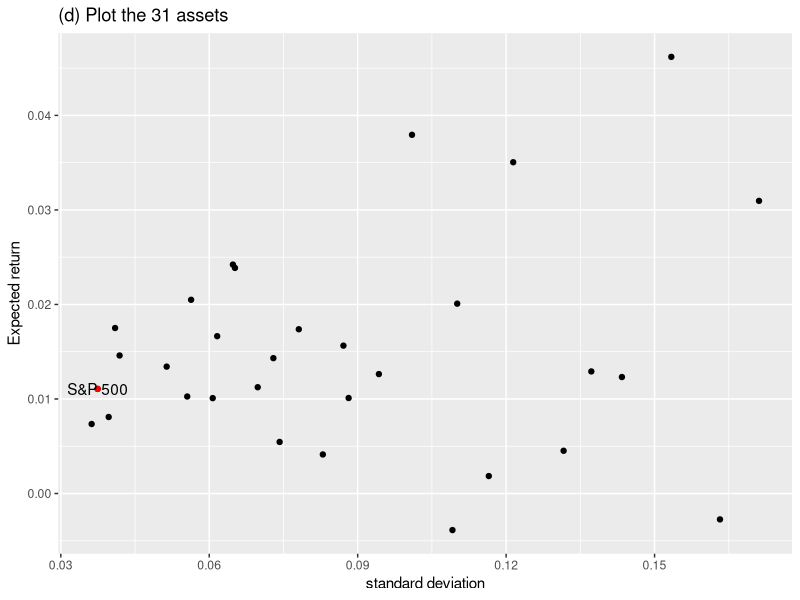
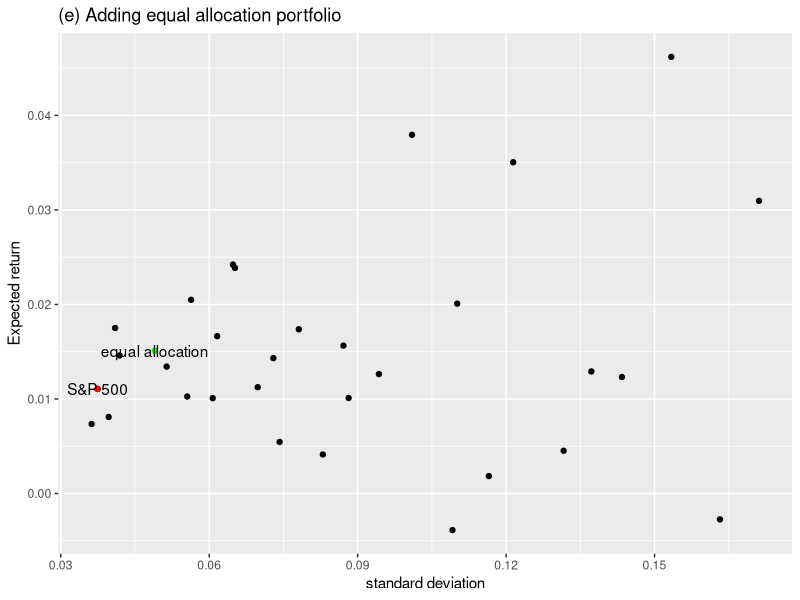
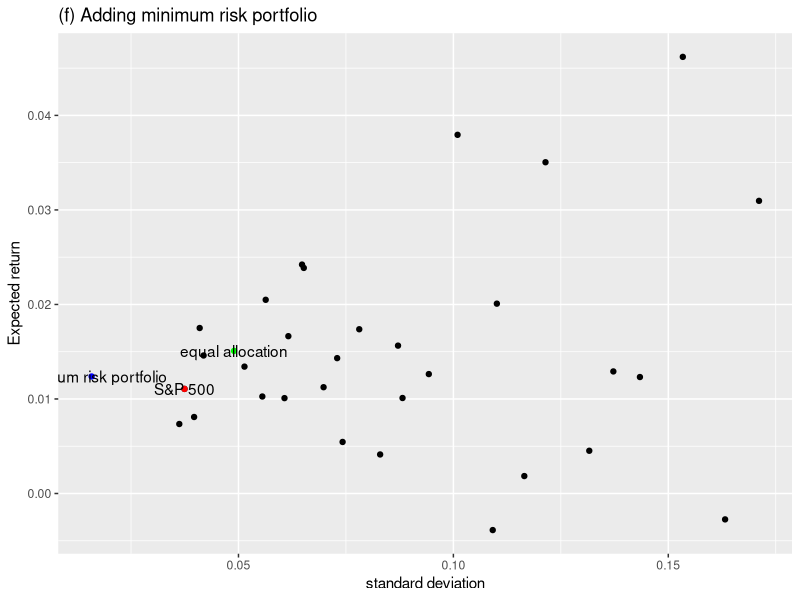
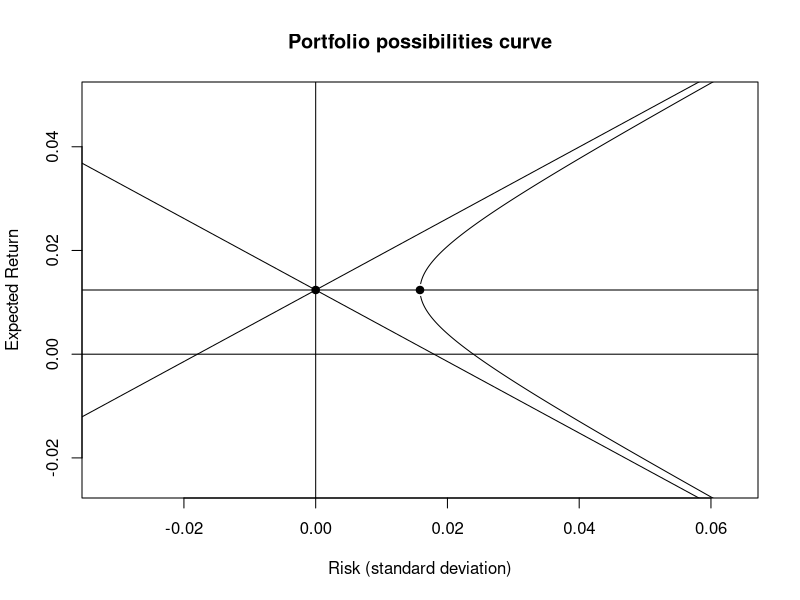
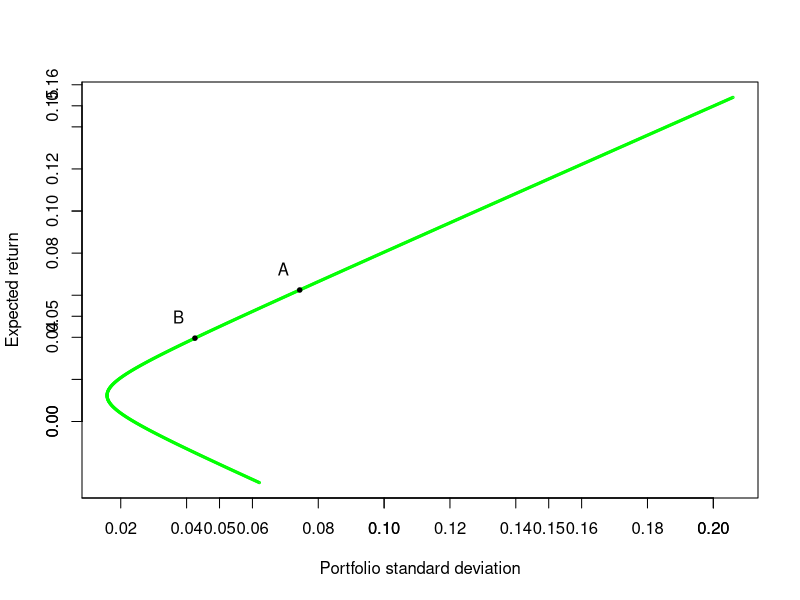
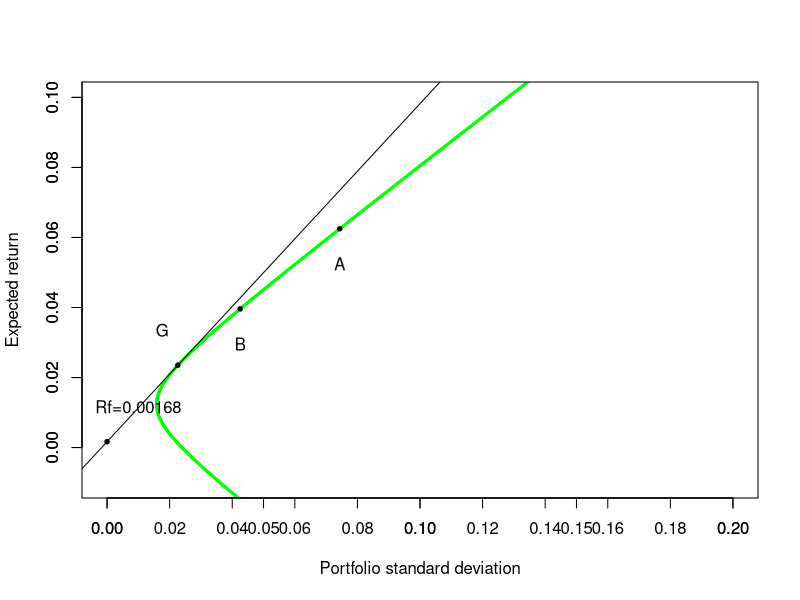
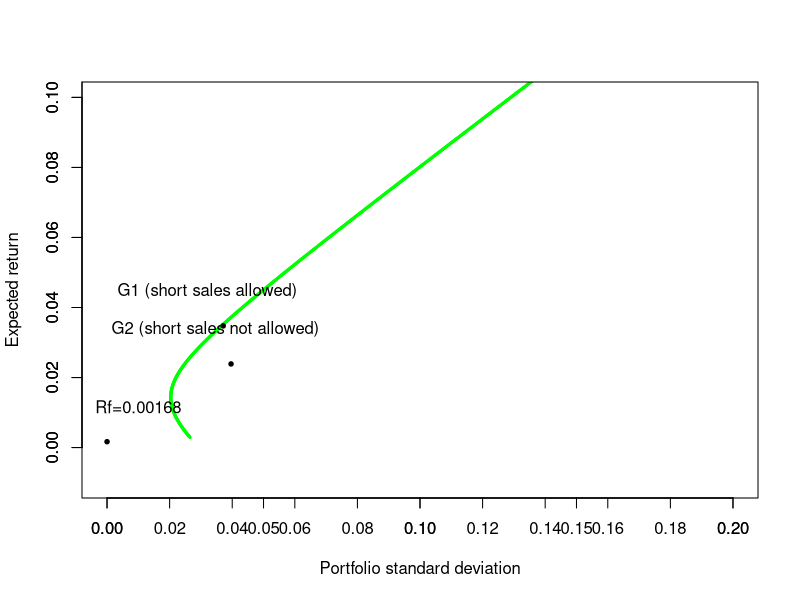
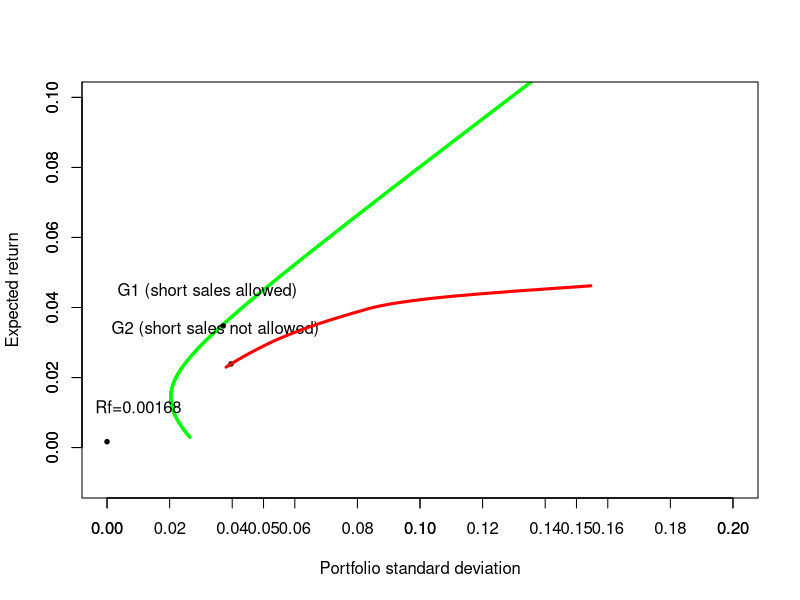

R code for these plots, in order:
## ---- chunk 1
## (a)
# ^GSPC,
#GOOG,BIDU,CHKP,ADP,SOHU,NATI,
#SA,EEQ,OII,TOT,OMN,KOP,
#LCI,VIVO,HALO,WST,WCG,ABT,
#PNC,MA,DB,IX,BAF,VLT,
#F,NKE,NAV,MAT,WWW,KS

#Read your csv file:
data <- read.csv("stockData.csv", sep=",", header=TRUE)

## (b)
## training data = first 5 years
train <- data[1:61,]
test <- data[61:99,]
#Convert adjusted close prices into returns:
r0 <-(data[-1,3:ncol(data)]-data[-nrow(data),3:ncol(data)])/
  data[-nrow(data),3:ncol(data)]
r <- (train[-1,3:ncol(train)]-train[-nrow(train),3:ncol(train)])/
  train[-nrow(train),3:ncol(train)]

## (c)
#Compute mean of the 31 assets:
means <- colMeans(r)  
#the standard deviations:
sds <- apply(r,2,sd)
#Compute variance covariance matrix:
covmat <- cov(r) 
#means;sds;covmat;

## (d)
#Plot the 31 assets on the space expected return against standard deviation.
library(ggplot2)
mtr = data.frame(means,sds)
sp500 <- mtr[rownames(mtr)=="X.GSPC",]
p = ggplot(mtr, aes(x=sds, y=means)) + 
  geom_point()+geom_point(data=sp500, colour="red")+
  geom_text(data=sp500,label="S&P 500")+ 
  labs(x = "standard deviation",y="Expected return")
p1 = p+ggtitle("(d) Plot the 31 assets ")
p1

## (e) 
#equal allocation using 30 stocks
x_ea=matrix(rep(1/30,30),nrow=30)
covmat2=cov(r[,2:31])
sd_ea=sqrt(t(x_ea)%*%covmat2%*%x_ea)
r_ea=mean(means[2:31])
mtr[nrow(mtr)+1,]=c(r_ea,sd_ea)
eq_all <- mtr[rownames(mtr)=="32",]
p2 = p+  geom_point(data=eq_all, colour="green")+
  geom_text(data=eq_all,label="equal allocation")
p2+ggtitle("(e) Adding equal allocation portfolio ")

## (f)
#Add on the plot the minimum risk portfolio.
covmat2=cov(r[,2:31])
ones=matrix(rep(1,nrow(covmat2)),nrow=nrow(covmat2))
x=(solve(covmat2)%*%ones)/as.numeric((t(ones)%*%solve(covmat2)%*%ones))
r_min = t(ones)%*%solve(covmat2)%*%matrix(means[2:31],nrow=30)/
  as.numeric((t(ones)%*%solve(covmat2)%*%ones))
sd_min = sqrt(1/as.numeric((t(ones)%*%solve(covmat2)%*%ones)))
mtr[nrow(mtr)+1,]=c(r_min,sd_min)
min_pf<- mtr[rownames(mtr)=="33",]
p3 = p2+ggtitle("(f) Adding minimum risk portfolio")+
  geom_point(data=min_pf, colour="blue")+
  geom_text(data=min_pf,label="minimum risk portfolio")
p3
## ---- chunk 2
## Updated on 11 April

## Trace out the efficient frontier using two different methods:
#  (1) Hyperbola
cov.matrix <- covmat2
means <-means[2:31]
  inv <- solve(cov.matrix)
  temp <- 0
  for(i in 1:length(means)){
    for(j in 1:length(means)){
    temp <- temp + inv[i, j] * means[j]
    }
}
  A <- temp

  temp <- 0
  for(i in 1:length(means)){
    for(j in 1:length(means)){
      temp <- temp + inv[i, j] * means[i] * means[j]
    }
}
B <- temp

temp <- 0
for(i in 1:length(means)){
  for(j in 1:length(means)){
    temp <- temp + inv[i, j]
	} 
}
C <- temp

temp <- 0
D <- B*C - A^2


  plot(0, A/C, main = "Portfolio possibilities curve", xlab = "Risk (standard deviation)",
  ylab = "Expected Return", type = "n",
  xlim = c(-2*sqrt(1/C), 4*sqrt(1/C)), 
  ylim = c(-2*A/C, 4*A/C))
  
#Plot center of the hyperbola:
    points(0, A/C, pch = 19)

#Plot transverse and conjugate axes:
    abline(v = 0) #Also this is the y-axis.
    abline(h = A/C)

#Plot the x-axis:
    abline(h = 0)
    
#Plot the minimum risk portfolio:
    points(sqrt(1/C), A/C, pch=19)
    
#Find the asymptotes:
    V <- seq(-1, 1, 0.001)
    A1 <- A/C + V * sqrt(D/C)
    A2 <- A/C - V * sqrt(D/C)
    points(V, A1, type = "l")
    points(V, A2, type = "l")

#Efficient frontier:
    minvar <- 1/C
    minE <- A/C
    sdeff <- seq((minvar)^0.5, 1, by = 0.0001)
    options(warn = -1)
    y1 <- (A + sqrt(D*(C*sdeff^2 - 1)))*(1/C) 
    y2 <- (A - sqrt(D*(C*sdeff^2 - 1)))*(1/C) 
    options(warn = 0)

    points(sdeff, y1, type = "l")
    points(sdeff, y2, type = "l")
    
# (2) Finding two portfolios on the efficient frontier first

#Trace out the efficient frontier.  We need to find two portfolios on the efficient frontier:

#Construct the variance-covariance matrix:
var_covar <- cov.matrix

#Construct the vector of the expected returns: 
R_ibar <- means

#Choose two risk free rates:
Rf1 <- 0.010
Rf2 <- 0.008

#Construct the vectors RA and RB: 
RA <- R_ibar-Rf1
RB <- R_ibar-Rf2

#Find the composition of the two portfolios A, B:
zA <- solve(var_covar) %*% RA
xA <- zA/sum(zA)

zB <- solve(var_covar) %*% RB
xB <- zB/sum(zB)


#Compute the expected return and variance of portfolios A and B.  Also compute the covariance between portfolio A an B:
RA_bar <- t(xA) %*% R_ibar
RB_bar <- t(xB) %*% R_ibar
var_A <- t(xA) %*% var_covar %*% xA
var_B <- t(xB) %*% var_covar %*% xB
cov_AB <- t(xA) %*% var_covar %*% xB
sd_A <- var_A^.5
sd_B <- var_B^.5

#We can find now the portfolio possibilities curve by treating portfolios A and B as two stocks:

xa <- seq(-3, 5, 0.01)
xb <- 1-xa

#Compute the expected return and standard deviation for each combination of xa, xb:
sigma_p <- (xa^2*var_A + xb^2*var_B+ 2*xa*xb*cov_AB)^.5

rp_bar <- xa*RA_bar + xb*RB_bar

#Plot:
plot(sigma_p, rp_bar,  xlab="Portfolio standard deviation", ylab="Expected return", cex=0.3, col="green")

axis(1, at=seq(0, 0.2, 0.02))
axis(2, at=seq(0, 0.35, 0.02))

points(sd_A, RA_bar, col="black", pch=19, cex=0.6)
points(sd_B, RB_bar, col="black", pch=19, cex=0.6)

text(sd_A-0.005, RA_bar+0.01, "A")
text(sd_B-0.005, RB_bar+0.01, "B")

# 3. Use appropriate value of Rf to find the point of tangency. Draw the tangent line (CAL). Rf=0.00168

#Compute the inverse of the variance-covariance matrix:
var_covar_inv <- solve(var_covar)

#Create the vector R:
Rf <- 0.00168
R <- R_ibar-Rf

#Compute the vector Z:
z <- var_covar_inv %*% R

#Compute the vector X:
x <- z/sum(z)

#Compute the expected return of portfolio G:
R_Gbar <- t(x) %*% R_ibar
R_Gbar

#Compute the variance and standard deviation of portfolio G:
var_G <- t(x) %*% var_covar %*% x
var_G

sd_G <- var_G^0.5
sd_G

#Compute the slope:
slope <- (R_Gbar-Rf)/(sd_G)
slope

#plot
plot(sigma_p, rp_bar,  xlab="Portfolio standard deviation", ylab="Expected return", cex=0.3, col="green",xlim = c(0,0.2),ylim = c(-0.01,0.1))

axis(1, at=seq(0, 0.2, 0.02))
axis(2, at=seq(0, 0.35, 0.02))

points(sd_A, RA_bar, col="black", pch=19, cex=0.6)
points(sd_B, RB_bar, col="black", pch=19, cex=0.6)
points(sd_G, R_Gbar, col="black", pch=19, cex=0.6)
points(0, Rf, col="black", pch=19, cex=0.6)

text(sd_A, RA_bar-0.01, "A")
text(sd_B, RB_bar-0.01, "B")
text(sd_G-0.005, R_Gbar+0.01, "G")
text(0.01, Rf+0.01, "Rf=0.00168")

abline(Rf,(R_Gbar-Rf)/sd_G)

## ---- chunk 3
## Updated on 16 April.
# (1) compute estimates for alpha, beta, sigma^2 by regressing each stock’s return on the S&P 500.

#Get the estimates of alpha, beta and sigma^2:
estimates=matrix(nrow=30,ncol = 3)
for (i in 2:31)
{
  a=r[,i]
  q <- lm(a ~ r$X.GSPC)
  estimates[i-1,1]=q$coefficients[1]
  estimates[i-1,2]=q$coefficients[2]
  estimates[i-1,3]=sum(q$residuals^2)/(length(a)-2)
}

estimates=data.frame("alpha"=estimates[1:30,1],"beta"=estimates[1:30,2],"variance of random error term"=estimates[1:30,3])
estimates;

# (2) Construct the 30 × 30 variance covariance matrix based on the single index model.

var_M = var(r$X.GSPC)
covmat=matrix(nrow=30,ncol = 30)
for (i in 1:30)
{
  for (j in 1:30)
  {
    if (i==j){
      covmat[i,j]=estimates[i,2]^2*var_M+estimates[i,3];}
    else
      {covmat[i,j]=estimates[i,2]*estimates[j,2]*var_M;}
  }
}
covmat;


# (3) Adjust the betas
## two periods
# period 1:  01-Jan-2010 to 01-Jan-2015
# period 2: 01-Jan-2015 to 01-Apr-2018
a1 <- r0[1:60,1:31]
a2 <- r0[61:98,1:31]

#Initialize the vectors and matrices.
#Period 1:
beta1 <- rep(0,30)
var_beta1 <- rep(0,30)
beta_adj1 <- rep(0,30)

#Perform regression of each stock on the index and record beta and the
#variance of beta in period 1:
for(i in 1:30){
q <- lm(data=a1, formula=a1[,i] ~ a1[,1])
beta1[i] <- q$coefficients[2]
var_beta1[i] <- vcov(q)[2,2]
}
#Vasicek’s method:
for(i in 1:30){
beta_adj1[i] <- var_beta1[i]*mean(beta1)/(var(beta1)+var_beta1[i]) +
var(beta1)*beta1[i]/(var(beta1)+var_beta1[i])
}
#Compute betas for period 2:
beta2 <- rep(0,30)

for(i in 1:30){
q <- lm(data=a2, formula=a2[,i] ~ a2[,1])
beta2[i] <- q$coefficients[2]
 }

betas <- as.data.frame(cbind(beta1, beta2, beta_adj1))
blume <- lm(betas$beta2 ~ betas$beta1)
beta3 <- blume$coefficients[1]+blume$coefficients[2]*beta2

## Blume
compare_beta = data.frame("Blume_beta"=beta3)
## Vasicek
compare_beta$Vasicek_beta=beta_adj1
compare_beta;
## commpute PRESS for Vasicek technique
PRESS <- sum((beta_adj1-beta2)^2)/30
PRESS
## ---- chunk 4
## Updated on 30 April.
## initialize
data <- read.csv("stockData.csv", sep=",", header=TRUE)

## training data = first 5 years
train <- data[1:61,]
test <- data[61:99,]
#Convert adjusted close prices into returns:
r0 <-(data[-1,3:ncol(data)]-data[-nrow(data),3:ncol(data)])/
  data[-nrow(data),3:ncol(data)]
r <- (train[-1,3:ncol(train)]-train[-nrow(train),3:ncol(train)])/
  train[-nrow(train),3:ncol(train)]

#Compute mean of the 31 assets:
means <- colMeans(r)  
#the standard deviations:
sds <- apply(r,2,sd)
#Compute variance covariance matrix:
covmat <- cov(r) 

cov.matrix <- cov(r[,2:31])
means <-means[2:31]

#Get the estimates of alpha, beta and sigma^2:
estimates=matrix(nrow=30,ncol = 3)
for (i in 2:31)
{
  a=r[,i]
  q <- lm(a ~ r$X.GSPC)
  estimates[i-1,1]=q$coefficients[1]
  estimates[i-1,2]=q$coefficients[2]
  estimates[i-1,3]=sum(q$residuals^2)/(length(a)-2)
}

estimates=data.frame("alpha"=estimates[1:30,1],"beta"=estimates[1:30,2],"variance of random error term"=estimates[1:30,3])
estimates;
r$BAF <- NULL
estimates <-estimates[-23,]

## (a)
# Use only the stocks with positive betas in your data.
# So I drop the #23(BAF stock) who has the nagetive beta=-0.2811895, we have 29 stocks now with X.GSPC

# step 1 and 2

# Rank the stocks based on the excess return to beta ratio and complete the entire table based on handout
means=colMeans(r)[2:30]
#covmat <- cov(r[,2:30]) 
## Project 6 (a)
Rf <- 0.00168
  estimates$bar_R=means
beta=estimates[,2]

var_M = var(r$X.GSPC)
R2beta = (means-Rf)/beta
estimates$R2beta=R2beta

rr=as.data.frame(t(rbind(r[,2:30],R2beta)))

rr_SIM=rr[order(rr$`611`,decreasing = TRUE),]
rr_SIM=rr_SIM[,-61]
find_table=function(means,r,estimates,Rf){
  estimates$bar_R=means
beta=estimates[,2]

var_M = var(r$X.GSPC)
R2beta = (means-Rf)/beta
estimates$R2beta=R2beta
table0 <- estimates[order(R2beta,decreasing = TRUE),]
# step 3
COL1 = (table0$bar_R-Rf)*table0$beta/table0$variance.of.random.error.term
table0$COL1=COL1
for (i in 1:length(beta)){
  table0$COL2[i]=sum(COL1[1:i])
}
COL3 = table0$beta^2/table0$variance.of.random.error.term
table0$COL3=COL3
for (i in 1:length(beta)){
  table0$COL4[i]=sum(COL3[1:i])
}
COL5=var_M*table0$COL2/(1+var_M*table0$COL4)
table0$COL5=COL5

return(table0)
}

table_SIM=find_table(means,r,estimates,Rf)
 
## (b) 
# Find the composition of the point of tangency with short sales allowed.
# C* is the last element in the last column


compute_g_SIM=function(means,r,estimates,Rf,flag_){
  table0=find_table(means,r,estimates,Rf)
  var_M=var(r$X.GSPC)
covmat_new=matrix(nrow=29,ncol = 29)
for (i in 1:29)
{
  for (j in 1:29)
  {
    if (i==j){
      covmat_new[i,j]=table0$beta[i]^2*var_M+table0$variance.of.random.error.term[i];}
    else
      {covmat_new[i,j]=table0$beta[i]*table0$beta[j]*var_M;}
  }
}
## short sale allowed
if (flag_==1)
  {C_=table0$COL5[29]
  z = table0$beta/table0$variance.of.random.error.term*(table0$R2beta-C_)
  x <- z/sum(z)
  R_Gbar <- t(x) %*% table0$bar_R
  var_G <- t(x) %*% covmat_new %*% x
  sd_G <- var_G^0.5}else{
## short sale not allowed
  table1 = table0[1:which(table0$COL5==max(table0$COL5)), ]
  z = table1$beta/table1$variance.of.random.error.term*(table1$R2beta-max(table0$COL5))
  x <- z/sum(z)
  R_Gbar <- t(x) %*% table1$bar_R
  var_G <- t(x) %*% covmat_new[1:which(table0$COL5==max(table0$COL5)), 1:which(table0$COL5==max(table0$COL5))] %*% x
  sd_G <- var_G^0.5
  }
result=data.frame(x,sd_G,R_Gbar)
return(result)

}
a=compute_g_SIM(means,r,estimates,Rf,flag_=1)
x_SIM_SS=a$x
sd_G1=a$sd_G[1]
sd_SIM_SS=sd_G1
R_G1bar=a$R_Gbar[1]
covmat_new=a[1:dim(a)[1],3:dim(a)[2]]

b=compute_g_SIM(means,r,estimates,Rf,flag_=0)
x_SIM_NSS=b$x
sd_G2=b$sd_G[1]
sd_SIM_NSS=sd_G2
R_G2bar=b$R_Gbar[1]

# plot the two points
covmat2=cov(r[,2:30])
var_covar <- covmat2
R_ibar <- means
Rf1 <- 0.010
Rf2 <- 0.008
RA <- R_ibar-Rf1
RB <- R_ibar-Rf2
zA <- solve(var_covar) %*% RA
xA <- zA/sum(zA)
zB <- solve(var_covar) %*% RB
xB <- zB/sum(zB)
RA_bar <- t(xA) %*% R_ibar
RB_bar <- t(xB) %*% R_ibar
var_A <- t(xA) %*% var_covar %*% xA
var_B <- t(xB) %*% var_covar %*% xB
cov_AB <- t(xA) %*% var_covar %*% xB
sd_A <- var_A^.5
sd_B <- var_B^.5
xa <- seq(-3, 5, 0.01)
xb <- 1-xa
sigma_p <- (xa^2*var_A + xb^2*var_B+ 2*xa*xb*cov_AB)^.5

rp_bar <- xa*RA_bar + xb*RB_bar


#plot
plot(sigma_p, rp_bar,  xlab="Portfolio standard deviation", ylab="Expected return", cex=0.3, col="green",xlim = c(0,0.2),ylim = c(-0.01,0.1))

axis(1, at=seq(0, 0.2, 0.02))
axis(2, at=seq(0, 0.35, 0.02))

points(sd_G1, R_G1bar, col="black", pch=19, cex=0.6)
points(sd_G2, R_G2bar, col="black", pch=19, cex=0.6)
points(0, Rf, col="black", pch=19, cex=0.6)

text(sd_G1-0.005, R_G1bar+0.01, "G1 (short sales allowed)")
text(sd_G2-0.005, R_G2bar+0.01, "G2 (short sales not allowed)")
text(0.01, Rf+0.01, "Rf=0.00168")

result=cbind(sigma_p,rp_bar)

## (c)
#  draw the e cient frontier when short sale are not allowed
sd_G=c()
R_Gbar=c()
Rf_=seq(0,0.04,by=0.001)
for (i in 1:length(Rf_)){
  Rf=Rf_[i]
b=compute_g_SIM(means,r,estimates,Rf,flag_=0)
sd_G[i]=b$sd_G[1]
R_Gbar[i]=b$R_Gbar[1]
}
## plot

plot(sigma_p, rp_bar,  xlab="Portfolio standard deviation", ylab="Expected return", cex=0.3, col="green",xlim = c(0,0.2),ylim = c(-0.01,0.1))

axis(1, at=seq(0, 0.2, 0.02))
axis(2, at=seq(0, 0.35, 0.02))

points(sd_G1, R_G1bar, col="black", pch=19, cex=0.6)
points(sd_G2, R_G2bar, col="black", pch=19, cex=0.6)
points(0, 0.00168, col="black", pch=19, cex=0.6)

text(sd_G1-0.005, R_G1bar+0.01, "G1 (short sales allowed)")
text(sd_G2-0.005, R_G2bar+0.01, "G2 (short sales not allowed)")
text(0.01, 0.00168+0.01, "Rf=0.00168")

lines(sd_G,R_Gbar,col="red",lwd=3)
#table0
## ---- chunk 5
# Project5 New! Updated on 07 May.
# constant correlation model
## (a)
means=colMeans(r)[2:30]
Rf <- 0.00168
#Compute the average correlation:
rho <- (sum(cor(r[,2:30]))-29)/(29*28)

## Project 6 (a)
  table0=data.frame(r=means)
  table0$r_rf=means-Rf
  table0$sigma=apply(r[,2:30],2,sd)
  r2sigma=(table0$r_rf)/table0$sigma
  rr=as.data.frame(t(rbind(r[,2:30],r2sigma)))
  rr_CCM=rr[order(rr$`611`,decreasing = TRUE),]
  rr_CCM=rr_CCM[,-61]
  
  
find_table_ccm=function(means,r,Rf,rho){
  table0=data.frame(r=means)
  table0$r_rf=means-Rf
  table0$sigma=apply(r[,2:30],2,sd)
  beta=matrix(nrow=29,ncol = 1)
  #Get beta:
for (i in 2:30)
{
  a=r[,i]
  q <- lm(a ~ r$X.GSPC)
  beta[i-1,1]=q$coefficients[2]
}
  table0$beta=beta
  table0$r2sigma=(table0$r_rf)/table0$sigma
  table0 <- table0[order(-table0$r2sigma),]
  i=seq(1:length(table0$r))
  table0$COL1=unlist(lapply(i,function(x) rho/(1-rho+x*rho)))
  table0$COL2=unlist(lapply(i,function(x) sum(table0$r2sigma[1:x])))
  table0$COL3=table0$COL1*table0$COL2
  
return(table0)
}

table0=find_table_ccm(means,r,Rf,rho)
table_CCM=table0
table0$beta<-NULL;

## (b)
compute_g_CCM=function(means,r,estimates,Rf,flag_,table0){
  # short sale allowed
  if(flag_==1){
    C_=table0$COL3[length(table0$COL3)]
    z=1/((1-rho)*table0$sigma)*(table0$r2sigma-C_)
    x=z/sum(z)
  }else{
  # short sale not allowed
    table1 <- table0[1:which(table0[,7]==max(table0[,7])), ]
    z <- (1/((1-rho)*table1[,3]))*(table1[,4]-table1[,7][nrow(table1)])
    x <- z/sum(z)
  }
return(x)
}
flag_=1
x1=compute_g_CCM(means,r,estimates,Rf,flag_,table0)
x_CCM_SS=x1
flag_=0
x2=compute_g_CCM(means,r,estimates,Rf,flag_,table0)
x_CCM_NSS=x2

#Var-covar matrix based on the constant correlation model:
n=length(table0$r)
mat=matrix(nrow = n,ncol = n)
for(i in 1:n){

	for(j in 1:n){

	if(i==j){
		mat[i,j]=table0[i,3]^2
		} else
                {
	mat[i,j]=rho*table0[i,3]*table0[j,3]
	        }
	        }
                }
#Calculate the expected return and sd of the point of tangency 
#when short sales allowed
sd_p_opt <- (t(x1) %*% mat %*% x1)^.5
sd_CCM_SS=sd_p_opt
R_p_opt <- t(x1) %*% table0[,1]


#Calculate the expected return and sd of the point of tangency 
#when short sales are not allowed
sd_p_opt_no <- (t(x2) %*% mat[1:which(table0[,7]==max(table0[,7])),1:which(table0[,7]==max(table0[,7]))] %*% x2)^.5
R_p_opt_no <- t(x2) %*% table0[1:which(table0[,7]==max(table0[,7])), 1]
sd_CCM_NSS=sd_p_opt_no

#Plot:
covmat2=cov(r[,2:30])
var_covar <- covmat2
R_ibar <- means
Rf1 <- 0.010
Rf2 <- 0.008
RA <- R_ibar-Rf1
RB <- R_ibar-Rf2
zA <- solve(var_covar) %*% RA
xA <- zA/sum(zA)
zB <- solve(var_covar) %*% RB
xB <- zB/sum(zB)
RA_bar <- t(xA) %*% R_ibar
RB_bar <- t(xB) %*% R_ibar
var_A <- t(xA) %*% var_covar %*% xA
var_B <- t(xB) %*% var_covar %*% xB
cov_AB <- t(xA) %*% var_covar %*% xB
sd_A <- var_A^.5
sd_B <- var_B^.5
xa <- seq(-3, 5, 0.01)
xb <- 1-xa
sigma_p <- (xa^2*var_A + xb^2*var_B+ 2*xa*xb*cov_AB)^.5

rp_bar <- xa*RA_bar + xb*RB_bar


plot(sigma_p, rp_bar,  xlab="Portfolio standard deviation", ylab="Expected return", cex=0.3, col="green",xlim = c(0,0.2),ylim = c(-0.01,0.1))
par(new=TRUE)
plot(table0[,3], table0[,1],xlim = c(0,0.2),ylim = c(-0.01,0.1),xlab="Portfolio standard deviation", ylab="Expected return")

points(sd_p_opt,R_p_opt, col="red", pch=19)
points(sd_p_opt_no,R_p_opt_no, col="blue", pch=19)
text(sd_p_opt-0.005, R_p_opt+0.01, "short sale allowed")
text(sd_p_opt_no+0.015, R_p_opt_no+0.005, "short sale not allowed")

## multigroup model holds with short sales allowed
# 5 industries (6,6,6,5,6)
N=c(6,6,6,5,6)
rho=cor(r[,2:30])
rho_=matrix(nrow = 5,ncol = 5)
ind=c(1,7,13,19,24,30)
for(i in 1:5){
  for (j in 1:5){
 rho_[i,j]=mean(rho[ind[i]:(ind[i+1]-1),ind[j]:(ind[j+1]-1)])}
}
# find the optimal portfolio
A=matrix(nrow = 5,ncol = 5)
for(i in 1:5){
  for (j in 1:5){
    if(i==j){
      A[i,j]=1+N[i]*rho_[i,i]/(1-rho_[i,i])
    }
    else{
      A[i,j]=N[i]*rho_[i,j]/(1-rho_[i,i])
    }
  }
}
C=matrix(nrow = 5,ncol = 1)
sigma=apply(r[,2:30],2,sd)
for(i in 1:5){
  C[i]=sum((means[ind[i]:(ind[i+1]-1)]-Rf)/(sigma[ind[i]:(ind[i+1]-1)]*(1-rho_[i,i])))
}
phi=solve(A)%*%C
## cut off points
C_=rho_%*%phi
z=matrix(nrow=29,ncol=1)
for (i in 1:5){
  z[ind[i]:(ind[i+1]-1)]=1/(sigma[ind[i]:(ind[i+1]-1)]*(1-rho_[i,i]))*((means[ind[i]:(ind[i+1]-1)]-Rf)/sigma[ind[i]:(ind[i+1]-1)]-C_[i])
}
x=z/sum(z)
x_MGM_SS=x
cov=cov(r[,2:30])
sd_m_opt <- (t(x) %*% cov %*% x)^.5
sd_MGM_SS=sd_m_opt 
R_m_opt <- t(x) %*% means

plot(sigma_p, rp_bar,  xlab="Portfolio standard deviation", ylab="Expected return", cex=0.3, col="green",xlim = c(0,0.2),ylim = c(-0.01,0.1))
par(new=TRUE)
plot(table0[,3], table0[,1],xlim = c(0,0.2),ylim = c(-0.01,0.1),xlab="Portfolio standard deviation", ylab="Expected return")

points(sd_p_opt,R_p_opt, col="red", pch=19)
points(sd_p_opt_no,R_p_opt_no, col="blue", pch=19)
points(sd_m_opt,R_m_opt, col="orange", pch=19)
text(sd_p_opt-0.005, R_p_opt+0.01, "short sale allowed")
text(sd_p_opt_no+0.015, R_p_opt_no+0.005, "short sale not allowed")
text(sd_m_opt+0.015, R_m_opt+0.005, "multigroup model")
## ---- chunk 6
# New! Updated on 15 May.
# (a) Time plot
r_table=data.frame("S&P500"=r[,1])
sigma_table=data.frame("S&P500"=var(r$X.GSPC)^0.5)
beta_table=data.frame("S&P500"=1)
n=29
## Markovitz: minimize the risk
ones=matrix(rep(1,n),nrow=n)
x_min=(solve(cov)%*%ones)/as.numeric((t(ones)%*%solve(cov)%*%ones))
r_table$min=as.matrix(r[,2:30])%*%x_min
sigma_table$min=sqrt(1/as.numeric((t(ones)%*%solve(cov)%*%ones)))
beta_table$min=as.numeric(x_min)%*%(estimates[,2])
  
## equal allocation
x_ea=matrix(rep(1/n,n),nrow=n)
r_table$ea=as.matrix(r[,2:30])%*%x_ea
sigma_table$ea=sqrt(t(x_ea)%*%cov%*%x_ea)
beta_table$ea=as.numeric(x_ea)%*%(estimates[,2])
  
## SIM
#a=compute_g_SIM(means,r,estimates,Rf,flag_=1)
#x_SIM_SS=a$x
#sd_SIM_SS=a$sd_G[1]
#R_G1bar=a$R_Gbar[1]
#covmat_new=a[1:dim(a)[1],3:dim(a)[2]]

#b=compute_g_SIM(means,r,estimates,Rf,flag_=0)
#x_SIM_NSS=b$x
#sd_SIM_NSS=b$sd_G[1]
#R_G2bar=b$R_Gbar[1]

r_table$SIM_SS=t(rr_SIM)%*%x_SIM_SS
sigma_table$SIM_SS=sd_SIM_SS
beta_table$SIM_SS=x_SIM_SS%*%table_SIM$beta
  
r_table$SIM_NSS=t(rr_SIM)[,1:length(x_SIM_NSS)]%*%x_SIM_NSS
sigma_table$SIM_NSS=sd_SIM_NSS
beta_table$SIM_NSS=x_SIM_NSS%*%table_SIM$beta[1:length(x_SIM_NSS)]
## CCM

#flag_=1
#x_CCM_SS=compute_g_CCM(means,r,estimates,Rf,flag_,table0)
#flag_=0
#x_CCM_NSS=compute_g_CCM(means,r,estimates,Rf,flag_,table0)
#  table0=data.frame(r=means)
#  table0$r_rf=means-Rf
#  table0$sigma=apply(r[,2:30],2,sd)
#  r2sigma=(table0$r_rf)/table0$sigma
#  rr=as.data.frame(t(rbind(r[,2:30],r2sigma)))
#  rr_CCM=rr[order(rr$`611`,decreasing = TRUE),]
#  rr_CCM=rr_CCM[,-61]
  
r_table$CCM_SS=t(rr_CCM)%*%x_CCM_SS
sigma_table$CCM_SS=sd_CCM_SS
beta_table$CCM_SS=x_CCM_SS%*%table_CCM$beta

r_table$CCM_NSS=t(rr_CCM)[,1:length(x_CCM_NSS)]%*%x_CCM_NSS
sigma_table$CCM_NSS=sd_CCM_NSS
beta_table$CCM_NSS=x_CCM_NSS%*%table_CCM$beta[1:length(x_CCM_NSS)]
## MGM
r_table$MGM_SS=as.matrix(r[,2:30])%*%x_MGM_SS
sigma_table$MGM_SS=sd_MGM_SS
beta_table$MGM_SS=as.numeric(x_MGM_SS)%*%(estimates[,2])
# Plot 
cols= c("black", "red", "purple", "blue", "green", "orange","yellow","grey")
plot(seq(1:60),xlab = "Index",ylab = "the Return" ,main = "Time and Return of Stocks",cex=0.3,col="green",type="n" ,ylim=c(-0.1,0.2))
for(i in 1:8)
{
  lines(r_table[,i],col = cols[i], lwd = 1, lty = i)
}

# Legend
legend("topleft", lty = c(1:6), c("S&P500","Markowitz", "EQUAL","SIM_SS", "SIM_NSS", "CCM_SS", "CCM_NSS", "MGM_SS"), 
       col = c("black", "red", "purple", "blue", "green", "orange","yellow","grey"), cex = 0.8)


# (b) Sharpe ratio, differential excess return, Treynor measure, and Jensen differential performance index
## Sharpe ratio
bar_r_table=colMeans(r_table)
sharpe_ratio=(bar_r_table-Rf)/sigma_table
cat("Sharpe ratio: ");sharpe_ratio
## differential excess return
diff_er=bar_r_table-(Rf+as.numeric((bar_r_table[1]-Rf)/sigma_table[1])*sigma_table)
cat("differential excess return: ");diff_er
## Treynor measure
Trey=(bar_r_table-Rf)/beta_table
cat("Treynor measure: ");Trey
## Jensen differential performance 
Jensen=bar_r_table-(Rf+(bar_r_table[1]-Rf)/1*beta_table)
cat("Jensen differential performance : ");Jensen

# (c) SIM with no short sales allowed
sel=mean(r_table$SIM_NSS)-(Rf+(mean(r_table$S.P500)-Rf)/1*beta_table[5])
cat("Selectivity : ");sel
net_sel=Rf+(mean(r_table$S.P500)-Rf)/1*(sigma_table[5]/sigma_table[1])
cat("Net Selectivity : ");net_sel
cat("Diversification : ");(sel-net_sel)

# (d) 5-day VaR
library(mvtnorm)


var_M = var(r$X.GSPC)
n=length(x_SIM_NSS)
covmat=matrix(nrow=n,ncol = n)
m=rep(0,n)
for (i in 1:n)
{
  for (j in 1:n)
  {
    if (i==j){
      covmat[i,j]=table_SIM$beta[i]^2*var_M+table_SIM$variance.of.random.error.term[i];}
    else
      {covmat[i,j]=table_SIM$beta[i]*table_SIM$beta[j]*var_M;}
  }
}
delta_x=rmvnorm(n=10000,mean=m,sigma = covmat)
delta_p=delta_x%*%(t(t(x_SIM_NSS)*1000000))
hist(delta_p)
VaR=2.33*sd(delta_p)*sqrt(5)
cat("99% 5-day VaR: ");VaR
